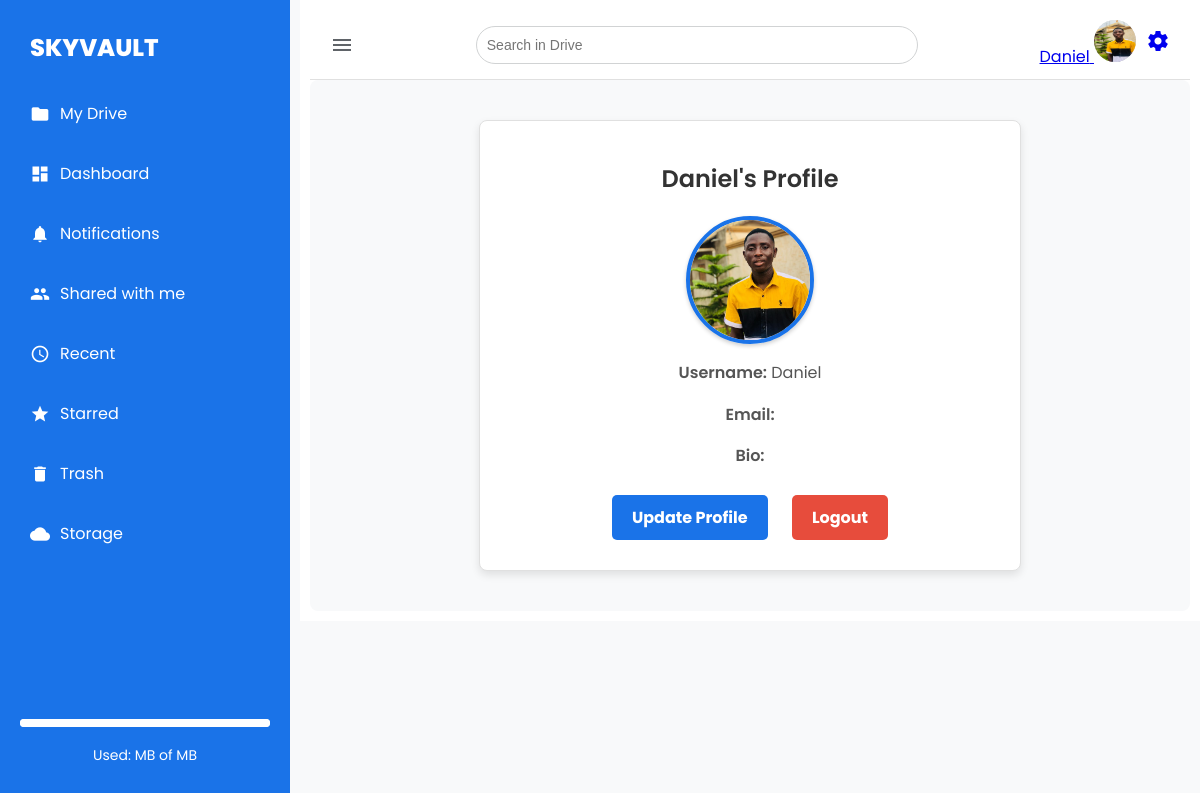
The page /settings/profile/ (signed in) on the database as committed earlier.
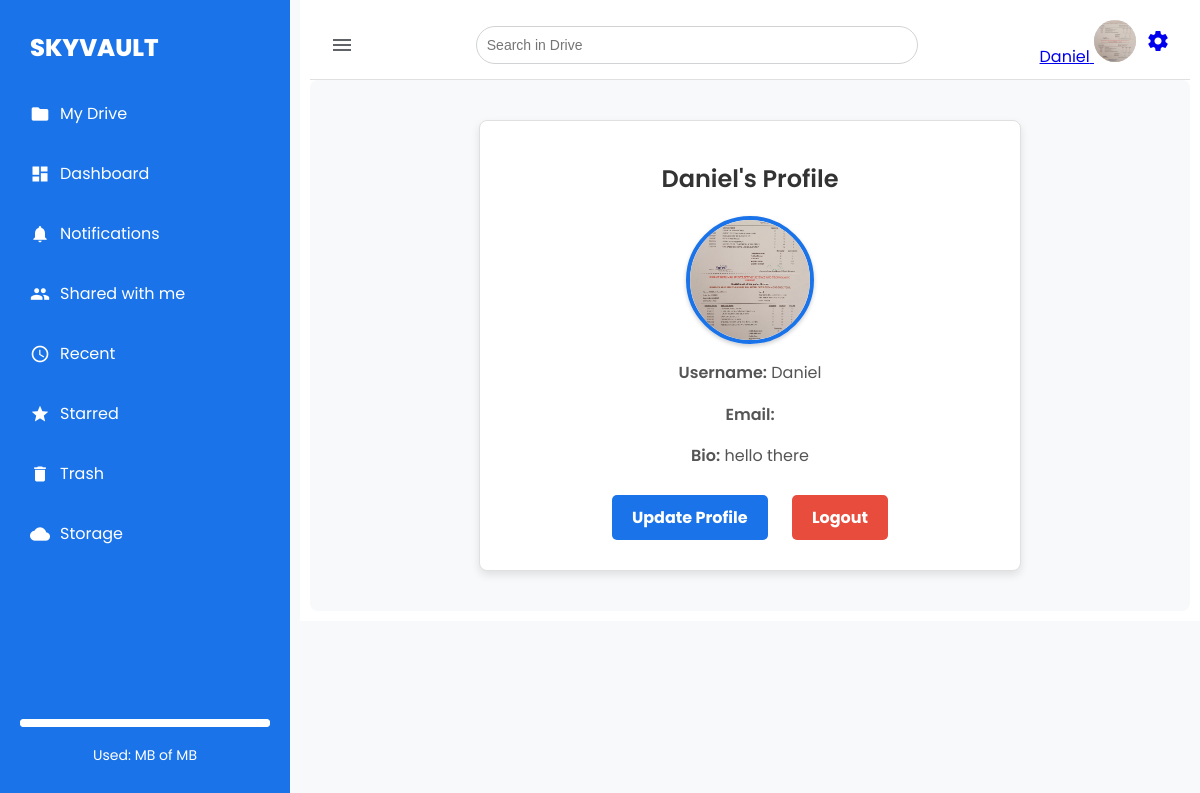
The same page on the database as committed later.
### settings/models.py (models this page shows, shortened)
class UserProfile(models.Model):
    user = models.OneToOneField(User, on_delete=models.CASCADE)
    used_space = models.PositiveIntegerField(default=0)  # Store used space in bytes
    bio = models.TextField(blank=True, null=True)  # Add bio field
    profile_picture = models.ImageField(upload_to='profile_pictures/', blank=True, null=True)  # Add profile picture field
    MAX_STORAGE_LIMIT = 100 * 1024 * 1024  # 100 MB limit

### settings/views.py (the view)
# urls.py: path('profile/', views.profile_view, name='profile_view'),  # Profile page view
@login_required
def profile_view(request):
    user_profile, created = UserProfile.objects.get_or_create(user=request.user)
    return render(request, 'settings/profile.html', {'user_profile': user_profile})

### templates/settings/profile.html (shortened to what this page needs)
{% extends 'base.html' %}
{% load static %}
{% block content %}
<div id="profile-container">
    <h2>{{ user.username }}'s Profile</h2>
    <div id="profile-info">
        {% if user_profile.profile_picture %}
            <img src="{{ user_profile.profile_picture.url }}" alt="Profile Picture" class="profile-avatar">
        {% else %}
            <img src="{% static 'images/default_profile.jpg' %}" alt="Default Profile Picture" class="profile-avatar">
        {% endif %}
        <p><strong>Username:</strong> {{ user.username }}</p>
        <p><strong>Email:</strong> {{ user.email }}</p>
        <p><strong>Bio:</strong> {{ user_profile.bio }}</p>
    </div>
    <a href="{% url 'update_profile_view' %}" class="profile-button">Update Profile</a>
    <a href="#" class="profile-button logout-button" onclick="openModal()">Logout</a>
</div>
{% endblock %}

### templates/base.html (shortened to what this page needs)
{% load static %}
<!DOCTYPE html>
<html lang="en">
<head>
    <link rel="stylesheet" href="{% static 'base.css' %}?=v2">
</head>
<body>
    <div class="sidebar" id="sidebar">
        <div class="logo">
            <span class="logo-text">SKYVAULT</span>
        </div>
        <ul>
            <li><a href="{% url 'vault_home' %}"><span class="material-icons">folder</span> My Drive</a></li>
            <li><a href="{% url 'dashboard' %}"><span class="material-icons">dashboard</span> Dashboard</a></li>
            <li><a href="{% url 'notification_list' %}"><span class="material-icons">notifications</span> Notifications</a></li>
            <li><a href="{% url 'shared_view' %}"><span class="material-icons">people</span> Shared with me</a></li>
            <li><a href="{% url 'recent_files' %}"><span class="material-icons">access_time</span> Recent</a></li>
            <li><a href="{% url 'starred_files' %}"><span class="material-icons">star</span> Starred</a></li>
            <li><a href="{% url 'trash_view' %}"><span class="material-icons">delete</span> Trash</a></li>
            <li><a href="{% url 'storage_info' %}"><span class="material-icons">cloud</span> Storage</a></li>
        </ul>
        <div class="storage-info">
            <progress value="{{ used_percentage }}" max="100"></progress>
            <p>Used: {{ total_storage|floatformat:2 }} MB of {{ max_storage }} MB</p>
        </div>
    </div>
    <div class="main-content">
        <div class="top-bar">
            <span class="material-icons hamburger" onclick="toggleSidebar()">menu</span>
            <input type="text" placeholder="Search in Drive" class="search-input">
            <div class="profile">
              <a href="{% url 'profile_view' %}">
                  <span>{{ user.username }}</span>
                  {% if user_profile.profile_picture %}
                      <img src="{{ user_profile.profile_picture.url }}" alt="Profile Picture" class="avatar">
                  {% else %}
                      <span class="material-icons avatar">account_circle</span>
                  {% endif %}
              </a>
              <a href="{% url 'update_profile_view' %}">
                  <span class="material-icons">settings</span>
              </a>
          </div>
        </div>
        <div class="content">
            {% block content %}{% endblock %}
        </div>
    </div>
</body>
</html>

Rows that differ between the two databases and show on the page:
changed UserProfile: profile_picture: a different picture; bio (not shown) → "hello there"
